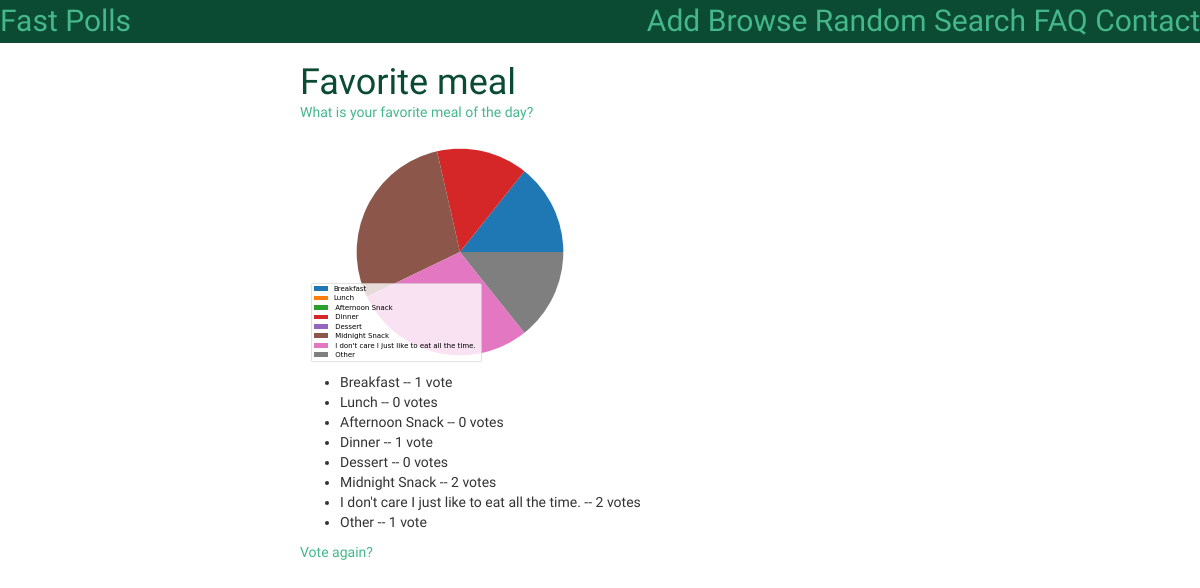
/polls/4/results, run on the app's committed database.
### polls/models.py (models this page shows, shortened)
class Question(models.Model):
    title = models.CharField(max_length=100)
    question_text = models.CharField(max_length=300)
    pub_date = models.DateTimeField('Publication Date')

class Choice(models.Model):
    question = models.ForeignKey(Question)
    choice_text = models.CharField(max_length=300)
    votes = models.IntegerField(default=0)

### polls/views.py (the view)
# urls.py: url(r'^(?P<question_id>[0-9]+)/results$', views.results, name='results'),
def results(request, question_id):
    question = get_object_or_404(Question, pk=question_id)
    choices = question.choice_set.all()
    choices_texts, choices_votes = [], []
    for choice in choices:
        choices_texts.append(choice.choice_text)
        choices_votes.append(int(choice.votes))
    generate_png(choices_texts, choices_votes)
    return render(request, 'polls/results.html', {'question': question})

### polls/views.py (called while the page is built)
def generate_png(labels, values):
    patches, texts = plt.pie(values)
    plt.legend(patches, labels, loc="best")
    plt.axis('equal')
    plt.tight_layout()
    plt.savefig('polls/static/chart.png', dpi=50, transparent=True)

### templates/polls/results.html
{% extends 'fast_polls/base.html' %}
{% load static %}
{% block main %}
    <h1>{% block title %}{{ question.title }}{% endblock %}</h1>
    <p>{{ question.question_text }}</p>
    <img src="{% static 'chart.png' %}" />
        <ul>
            {% for choice in question.choice_set.all %}
                <li>{{ choice.choice_text }} -- {{ choice.votes }} vote{{ choice.votes|pluralize }}</li>
            {% endfor %}
        </ul>
    <a href="{% url 'polls:vote' question.id %}">Vote again?</a>
{% endblock %}

### polls/static/style.css (style rules this page uses)
* { font-family: 'Lobster'; }
#my_menu a, p { color: #44b78b; }
a { outline: none !important; text-decoration: none !important; }
h1, form, a:hover, h3, button { color: #0c4b33; display: inline; }
a { color: #44b78b; }

### data on the page
Question: title "Favorite meal", question_text "What is your favorite meal of the day?"
Choice: choice_text "Breakfast", votes "1"
Choice: choice_text "Lunch", votes "0"
Choice: choice_text "Afternoon Snack", votes "0"
Choice: choice_text "Dinner", votes "1"
Choice: choice_text "Dessert", votes "0"
Choice: choice_text "Midnight Snack", votes "2"
Choice: choice_text "I don't care I just like to eat all the time.", votes "2"
Choice: choice_text "Other", votes "1"
